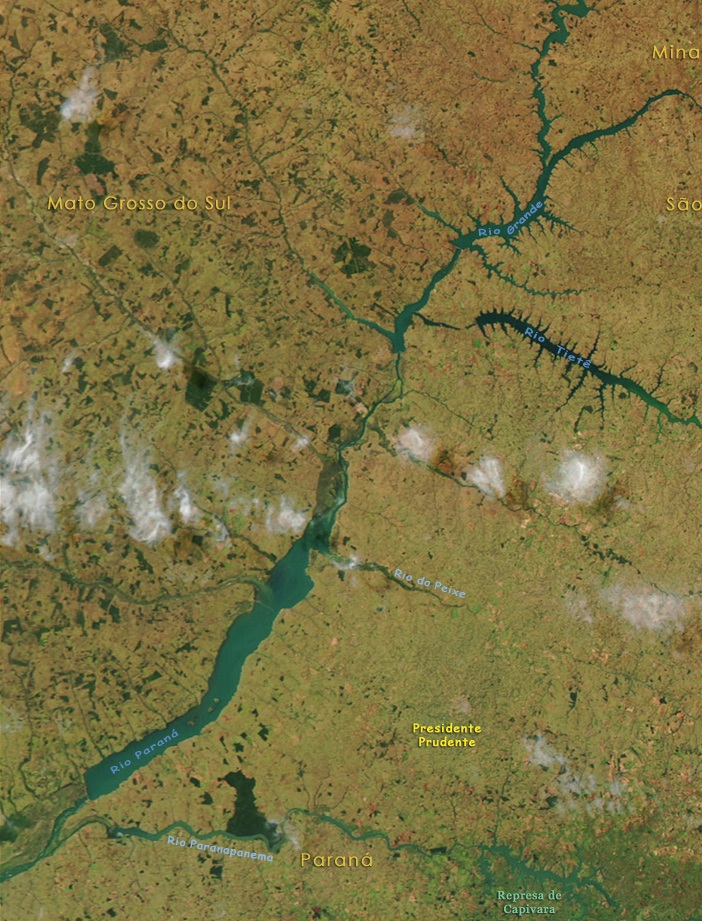
%> input picture SimuladoProva2/Problema1/rio.bmp, 702 x 921 px
$ octave AberturaRio.m   (GNU Octave 9; MATLAB toolbox functions it lacks are replaced by stand-ins)
%> lines starting %> are read from the running program, lines starting %| are printed output that depends on the picture
clc;
clear all;
pkg load image;

img = imread('rio.bmp');
%> img is the input picture: size 921x702x3 uint8; mean R, G, B 123.1, 114, 64.8
%img_bin = im2bw(img);

se = strel('square', 8);  % Define o elemento estruturante, neste caso, um disco com raio 5

img_aberta = imerode(img, se);  % Erosão
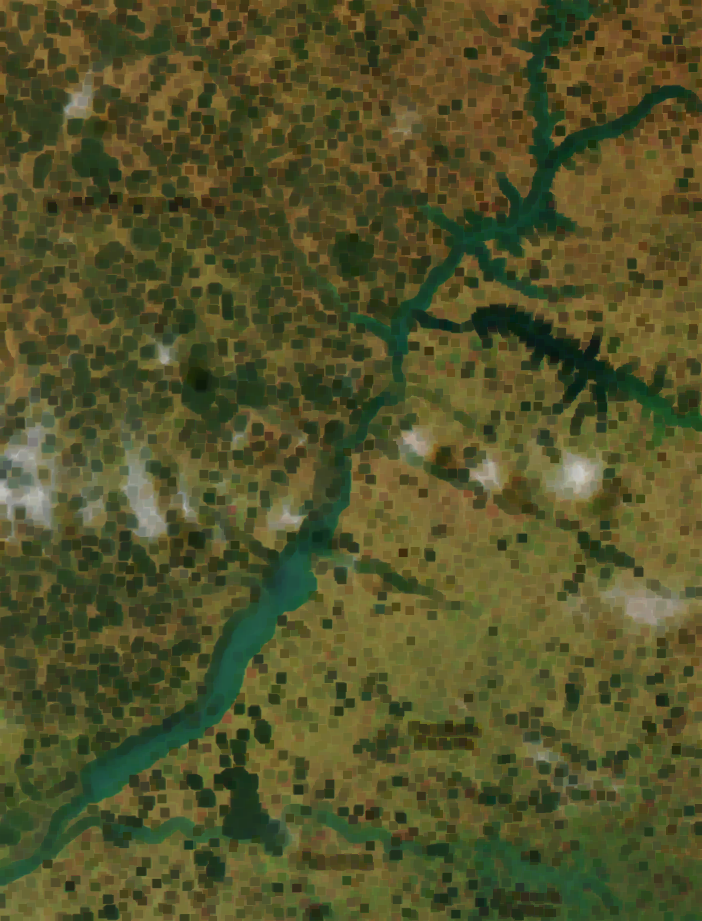
%> img_aberta: size 921x702x3 uint8; mean R, G, B 83.2, 82.8, 42
img_aberta = imdilate(img_aberta, se);  % Dilatação
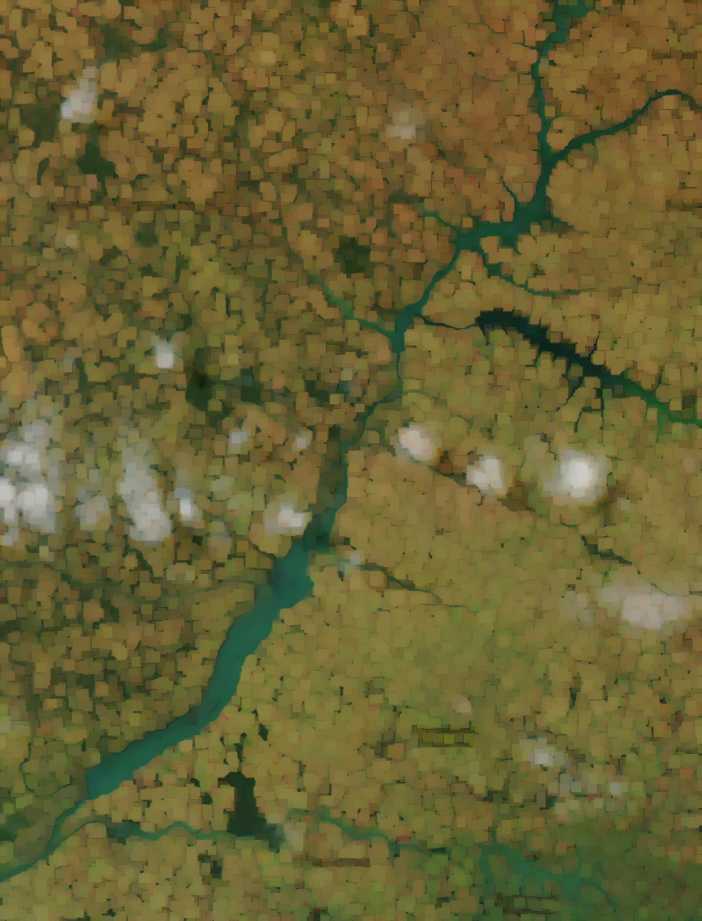
%> img_aberta: size 921x702x3 uint8; mean R, G, B 105.6, 98.7, 52
figure(1),subplot(1,1,1),imshow(img_aberta),title('Abertura');

%img_fechada = imdilate(img, se);  % Dilatação
%img_fechada = imerode(img_fechada, se);  % Erosão
%figure(2),subplot(1,1,1),imshow(img_fechada),title('Fechamento');
